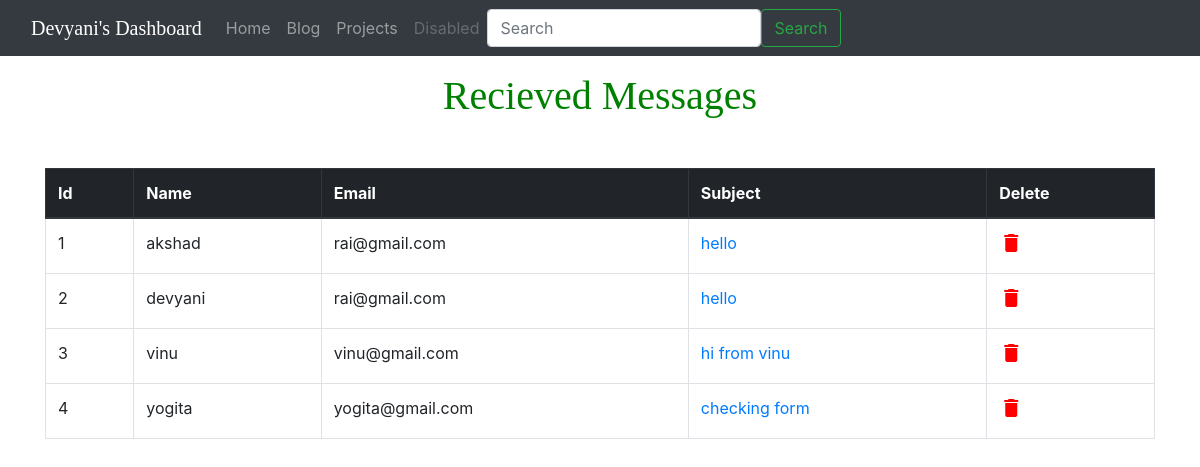
Page /dashboard/ on the earlier database version.
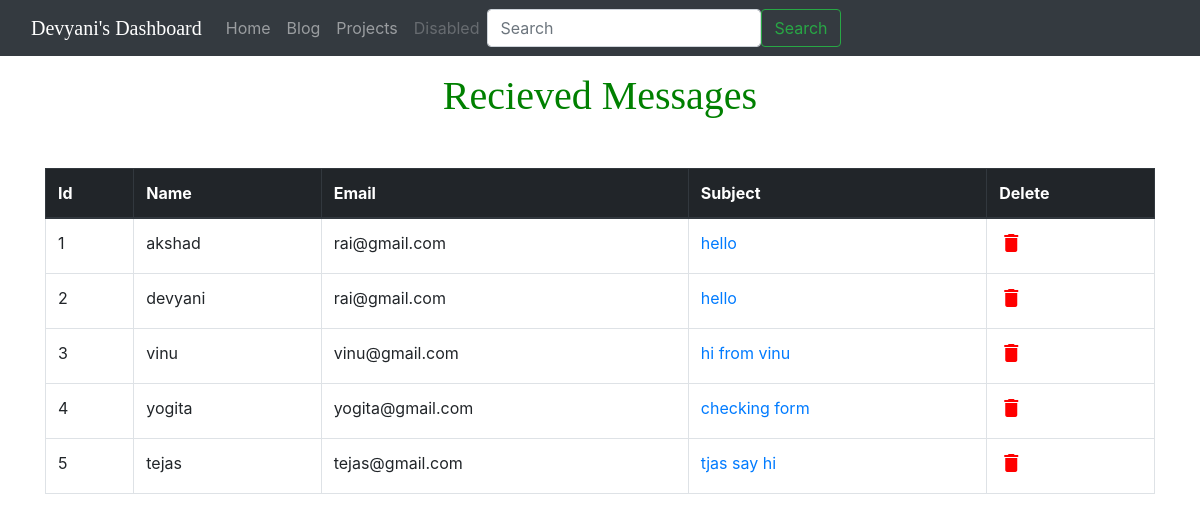
Same page on the later database version.
### website/models.py (models this page shows, shortened)
class Contact(models.Model):
    name = models.CharField(max_length=50)
    email = models.EmailField(max_length=50)
    subject = models.CharField(max_length=500)
    message = models.TextField()

### dashboard/views.py (the view)
# urls.py: path('',views.DashboardView.as_view(), name='message'),
class DashboardView(generic.ListView):
    model= Contact
    template_name = 'dashboard/contacts.html'
    context_object_name = 'contacts'
    def get_queryset(self):
        return Contact.objects.order_by("id")

### dashboard/templates/dashboard/contacts.html (shortened to what this page needs)
{% extends 'dashboard/base.html' %}
{% block contacts %}
<div class="heading mt-3"><center><h1 style="font-family:cursive ;">Recieved Messages</h1></center></div>
<div class="container mt-5" id="items-table">
<table class="table table-bordered">
    <thead class="thead-dark">
      <tr>
        <th scope="col">Id</th>
        <th scope="col">Name</th>
        <th scope="col">Email</th>
        <th scope="col">Subject</th>
        <th scope="col">Delete</th>
      </tr>
    </thead>
    <tbody>
        {% for contact in contacts  %}
      <tr>
        <td>{{forloop.counter}}</td>
        <td>{{contact.name}}</td>
        <td>{{contact.email}}</td>
        <td><a href = "{% url 'dashboard:received_messages' contact.id %}">{{ contact.subject}}</a></td>
        <td><i id="myButton{{contact.id}}"class="material-icons"    style="cursor: pointer; color:red;" >&#xe872;</i></td>
      </tr>
      {% empty %}
      <p>No messages Received</p>
      {% endfor %}
    </tbody>
  </table>
</div>
{% endblock %}

Differences in the rows shown:
added Contact: name "tejas", email "tejas@gmail.com", subject "tjas say hi"
